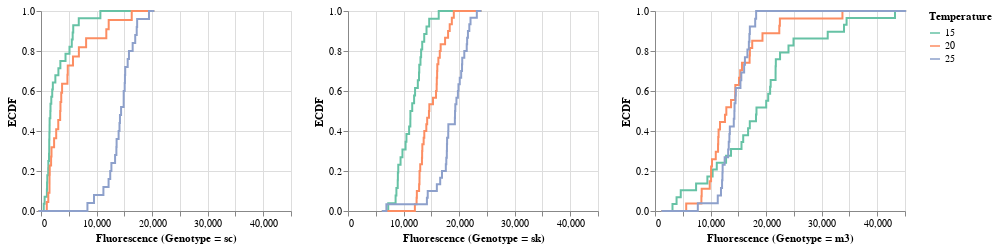

Notebook source saved alongside this figure:
### Markdown cell above
From the ECDF of different genotypes in each temperature, we can see that at lower temperature (15 &deg;C), the control group shows a significant fluorescence signal for most of the data points, so the promoter was working properly and expressing the driver in this temperature. We think it is a similar story in other temperatures, where the control is to make sure the driver expression level is normal.

The cool Gal4 had a stronger fluorescence than the original Gal4, indicating a better performance if we suppose the expression level of either version of Gal4 is similar to the control. At 20 &deg;C, the difference between the cool Gal4 and the original Gal4 was enlarged. At both 15 &deg;C and 20 &deg;C, the original Gal4's performance was almost the same. The cool Gal4 had a distribution that was clustered more at higher fluorescence levels. At 25 &deg;C, the difference was much reduced as the fluorescence of the original Gal4 increased more than the fluorescence of the cool Gal4.

This may show that, although at all the tested temperatures the cool Gal4 performed better than the original Gal4, the difference between those two was reduced as the temperature increased, so the original Gal4 might work better the cool Gal4 at a even higher temperature if this trend continues.

We then plot the ECDF of fluorescence of each genotype at different temperatures.

### Code cell
for g in df_tidy['Genotype'].unique().astype('str'):
    p_temp = altcat.catplot(data=df_tidy.loc[df_tidy['Genotype'] == g,:],
                        height=200,
                        width=250,
                        mark='line',
                        encoding=dict(x=alt.X('Fluorescence:Q',scale=axis_scale,title='Fluorescence (Genotype = ' + g + ')'),
                                     color=alt.Color('Temperature:N', title='Temperature', scale=alt.Scale(scheme='set2'))),
                        transform='ecdf')
    p.append(p_temp)

p[-3] | p[-2] | p[-1]

### Figure 1 — Vega-Lite specification as saved in the notebook (floating-point values rounded to 4 significant figures; data arrays with more than 128 entries replaced by an {"elided": "..."} marker saying what was removed)
{"$schema": "https://vega.github.io/schema/vega-lite/v2.6.0.json", "config": {"view": {"height": 300, "width": 400}}, "datasets": {"data-0334b00b521907eb9071e86573e9661d": {"elided": "178 records"}, "data-ade24174e1801e68ede35b99f01d0810": {"elided": "156 records"}, "data-d8ef77111493b998dc90a8b7f8deb399": {"elided": "170 records"}}, "hconcat": [{"data": {"name": "data-ade24174e1801e68ede35b99f01d0810"}, "encoding": {"color": {"field": "Temperature", "scale": {"scheme": "set2"}, "title": "Temperature", "type": "nominal"}, "order": {"field": "Fluorescence", "sort": "ascending", "type": "quantitative"}, "x": {"field": "Fluorescence", "scale": {"domain": [0, 45000]}, "title": "Fluorescence (Genotype = sc)", "type": "quantitative"}, "y": {"field": "__ECDF", "title": "ECDF", "type": "quantitative"}}, "height": 200, "mark": {"type": "line"}, "width": 250}, {"data": {"name": "data-0334b00b521907eb9071e86573e9661d"}, "encoding": {"color": {"field": "Temperature", "scale": {"scheme": "set2"}, "title": "Temperature", "type": "nominal"}, "order": {"field": "Fluorescence", "sort": "ascending", "type": "quantitative"}, "x": {"field": "Fluorescence", "scale": {"domain": [0, 45000]}, "title": "Fluorescence (Genotype = sk)", "type": "quantitative"}, "y": {"field": "__ECDF", "title": "ECDF", "type": "quantitative"}}, "height": 200, "mark": {"type": "line"}, "width": 250}, {"data": {"name": "data-d8ef77111493b998dc90a8b7f8deb399"}, "encoding": {"color": {"field": "Temperature", "scale": {"scheme": "set2"}, "title": "Temperature", "type": "nominal"}, "order": {"field": "Fluorescence", "sort": "ascending", "type": "quantitative"}, "x": {"field": "Fluorescence", "scale": {"domain": [0, 45000]}, "title": "Fluorescence (Genotype = m3)", "type": "quantitative"}, "y": {"field": "__ECDF", "title": "ECDF", "type": "quantitative"}}, "height": 200, "mark": {"type": "line"}, "width": 250}]}
